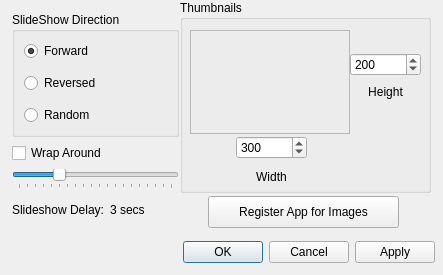
<?xml version="1.0" encoding="UTF-8"?>
<ui version="4.0">
 <class>PreferencesDialog</class>
 <widget class="QDialog" name="PreferencesDialog">
  <property name="geometry">
   <rect>
    <x>0</x>
    <y>0</y>
    <width>443</width>
    <height>275</height>
   </rect>
  </property>
  <property name="windowTitle">
   <string>Preferences</string>
  </property>
  <widget class="QGroupBox" name="thumbsGroupBox">
   <property name="geometry">
    <rect>
     <x>180</x>
     <y>0</y>
     <width>251</width>
     <height>193</height>
    </rect>
   </property>
   <property name="minimumSize">
    <size>
     <width>240</width>
     <height>190</height>
    </size>
   </property>
   <property name="title">
    <string>Thumbnails</string>
   </property>
   <widget class="QFrame" name="thumbFrame">
    <property name="geometry">
     <rect>
      <x>10</x>
      <y>30</y>
      <width>160</width>
      <height>104</height>
     </rect>
    </property>
    <property name="minimumSize">
     <size>
      <width>160</width>
      <height>104</height>
     </size>
    </property>
    <property name="maximumSize">
     <size>
      <width>160</width>
      <height>104</height>
     </size>
    </property>
    <property name="frameShape">
     <enum>QFrame::StyledPanel</enum>
    </property>
    <property name="frameShadow">
     <enum>QFrame::Raised</enum>
    </property>
    <layout class="QFormLayout" name="formLayout">
     <property name="leftMargin">
      <number>0</number>
     </property>
     <property name="topMargin">
      <number>0</number>
     </property>
     <property name="rightMargin">
      <number>0</number>
     </property>
     <property name="bottomMargin">
      <number>0</number>
     </property>
     <item row="0" column="0">
      <widget class="QLabel" name="thumbLabel">
       <property name="minimumSize">
        <size>
         <width>100</width>
         <height>100</height>
        </size>
       </property>
       <property name="maximumSize">
        <size>
         <width>100</width>
         <height>100</height>
        </size>
       </property>
       <property name="text">
        <string/>
       </property>
       <property name="pixmap">
        <pixmap>:/resources/icons/main_icon_128x128.png</pixmap>
       </property>
       <property name="alignment">
        <set>Qt::AlignCenter</set>
       </property>
      </widget>
     </item>
    </layout>
   </widget>
   <widget class="QWidget" name="layoutWidget_1">
    <property name="geometry">
     <rect>
      <x>170</x>
      <y>50</y>
      <width>71</width>
      <height>52</height>
     </rect>
    </property>
    <layout class="QVBoxLayout" name="heightLayout">
     <item>
      <widget class="QSpinBox" name="heightSpinBox">
       <property name="minimum">
        <number>100</number>
       </property>
       <property name="maximum">
        <number>300</number>
       </property>
       <property name="value">
        <number>200</number>
       </property>
      </widget>
     </item>
     <item>
      <widget class="QLabel" name="heightTitleLabel">
       <property name="sizePolicy">
        <sizepolicy hsizetype="Preferred" vsizetype="Fixed">
         <horstretch>0</horstretch>
         <verstretch>0</verstretch>
        </sizepolicy>
       </property>
       <property name="text">
        <string>Height</string>
       </property>
       <property name="alignment">
        <set>Qt::AlignCenter</set>
       </property>
      </widget>
     </item>
    </layout>
   </widget>
   <widget class="QWidget" name="layoutWidget_2">
    <property name="geometry">
     <rect>
      <x>56</x>
      <y>136</y>
      <width>71</width>
      <height>52</height>
     </rect>
    </property>
    <layout class="QVBoxLayout" name="widthLayout">
     <item>
      <widget class="QSpinBox" name="widthSpinBox">
       <property name="minimum">
        <number>100</number>
       </property>
       <property name="maximum">
        <number>400</number>
       </property>
       <property name="value">
        <number>300</number>
       </property>
      </widget>
     </item>
     <item>
      <widget class="QLabel" name="widthTitleLable">
       <property name="text">
        <string>Width</string>
       </property>
       <property name="alignment">
        <set>Qt::AlignCenter</set>
       </property>
      </widget>
     </item>
    </layout>
   </widget>
  </widget>
  <widget class="QDialogButtonBox" name="buttonBox">
   <property name="geometry">
    <rect>
     <x>10</x>
     <y>236</y>
     <width>425</width>
     <height>32</height>
    </rect>
   </property>
   <property name="orientation">
    <enum>Qt::Horizontal</enum>
   </property>
   <property name="standardButtons">
    <set>QDialogButtonBox::Apply|QDialogButtonBox::Cancel|QDialogButtonBox::Ok</set>
   </property>
  </widget>
  <widget class="QWidget" name="layoutWidget_3">
   <property name="geometry">
    <rect>
     <x>12</x>
     <y>12</y>
     <width>167</width>
     <height>212</height>
    </rect>
   </property>
   <layout class="QVBoxLayout" name="verticalLayout">
    <item>
     <widget class="QGroupBox" name="groupBox">
      <property name="title">
       <string>SlideShow Direction</string>
      </property>
      <property name="flat">
       <bool>false</bool>
      </property>
      <property name="checkable">
       <bool>false</bool>
      </property>
      <layout class="QGridLayout" name="gridLayout">
       <property name="verticalSpacing">
        <number>12</number>
       </property>
       <item row="0" column="0">
        <widget class="QRadioButton" name="forwardButton">
         <property name="text">
          <string>Forward</string>
         </property>
         <property name="checked">
          <bool>true</bool>
         </property>
        </widget>
       </item>
       <item row="1" column="0">
        <widget class="QRadioButton" name="reversedButton">
         <property name="text">
          <string>Reversed</string>
         </property>
        </widget>
       </item>
       <item row="2" column="0">
        <widget class="QRadioButton" name="randomButton">
         <property name="text">
          <string>Random</string>
         </property>
        </widget>
       </item>
      </layout>
     </widget>
    </item>
    <item>
     <widget class="QCheckBox" name="slideShowWrapAroundCheckBox">
      <property name="text">
       <string>Wrap Around</string>
      </property>
     </widget>
    </item>
    <item>
     <layout class="QVBoxLayout" name="slideShowLayout">
      <item>
       <widget class="QSlider" name="slideShowDelaySlider">
        <property name="minimum">
         <number>500</number>
        </property>
        <property name="maximum">
         <number>10000</number>
        </property>
        <property name="singleStep">
         <number>500</number>
        </property>
        <property name="pageStep">
         <number>500</number>
        </property>
        <property name="value">
         <number>3000</number>
        </property>
        <property name="tracking">
         <bool>true</bool>
        </property>
        <property name="orientation">
         <enum>Qt::Horizontal</enum>
        </property>
        <property name="tickPosition">
         <enum>QSlider::TicksBelow</enum>
        </property>
        <property name="tickInterval">
         <number>500</number>
        </property>
       </widget>
      </item>
      <item>
       <layout class="QHBoxLayout" name="slideShowLabelLayout">
        <item>
         <widget class="QLabel" name="slideShowTitleLabel">
          <property name="text">
           <string>Slideshow Delay:</string>
          </property>
          <property name="alignment">
           <set>Qt::AlignRight|Qt::AlignTrailing|Qt::AlignVCenter</set>
          </property>
         </widget>
        </item>
        <item>
         <widget class="QLabel" name="slideShowDelayValueLabel">
          <property name="text">
           <string>3 secs</string>
          </property>
         </widget>
        </item>
       </layout>
      </item>
     </layout>
    </item>
   </layout>
  </widget>
  <widget class="QPushButton" name="registerFileTypesButton">
   <property name="geometry">
    <rect>
     <x>208</x>
     <y>196</y>
     <width>191</width>
     <height>32</height>
    </rect>
   </property>
   <property name="text">
    <string>Register App for Images</string>
   </property>
  </widget>
 </widget>
 <resources/>
 <connections>
  <connection>
   <sender>buttonBox</sender>
   <signal>accepted()</signal>
   <receiver>PreferencesDialog</receiver>
   <slot>accept()</slot>
   <hints>
    <hint type="sourcelabel">
     <x>248</x>
     <y>254</y>
    </hint>
    <hint type="destinationlabel">
     <x>157</x>
     <y>274</y>
    </hint>
   </hints>
  </connection>
  <connection>
   <sender>buttonBox</sender>
   <signal>rejected()</signal>
   <receiver>PreferencesDialog</receiver>
   <slot>reject()</slot>
   <hints>
    <hint type="sourcelabel">
     <x>316</x>
     <y>260</y>
    </hint>
    <hint type="destinationlabel">
     <x>286</x>
     <y>274</y>
    </hint>
   </hints>
  </connection>
 </connections>
</ui>
